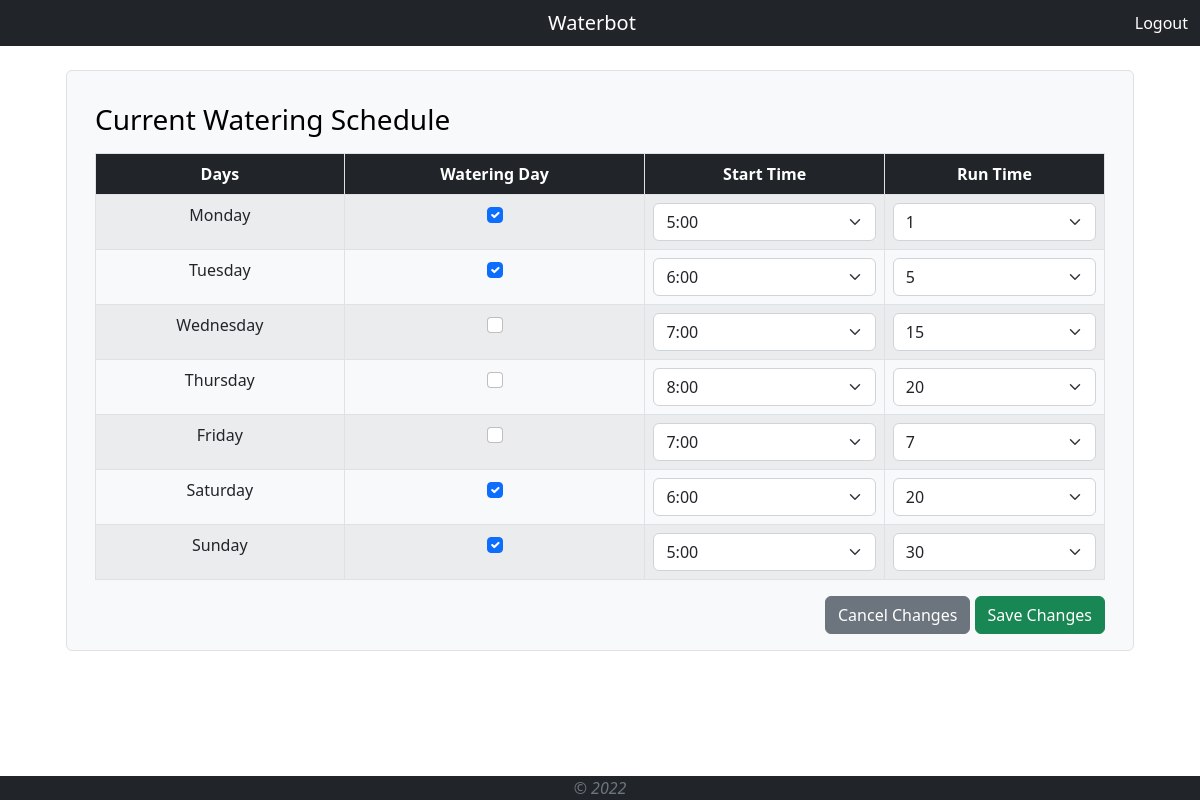
The page / (signed in) on the database its author committed.
### tables this page shows
CREATE TABLE schedule (id INTEGER PRIMARY KEY AUTOINCREMENT NOT NULL, day TEXT NOT NULL, active  TEXT NOT NULL, time DATETIME, runtime DATETIME);

### app.py (the view, shortened to what this page needs)
@app.route('/', methods=["GET", "POST"])
def index():
    conn = get_db_connection()
    schedule = conn.execute('SELECT * FROM schedule').fetchall()
    conn.close()
    return render_template('index.html', schedule = schedule, times=times, runtimes=runtimes)

### app.py (called while the page is built)
def get_db_connection():
    conn = sqlite3.connect('waterbot.db')
    conn.row_factory = sqlite3.Row
    return conn

### templates/index.html (shortened to what this page needs)
{% extends "template.html" %}
{% block content %}
<div class="container mt-3">
	<h3>Current Watering Schedule</h3>
	{% if session["user_id"] %}
	<form action="/" method="POST">
	<table class="table table-bordered table-striped table-hover text-center">
		<thead class="text-bg-dark"><tr>
			<th>
				Days
			</th>
			<th>
				Watering Day
			</th>
			<th>
				Start Time
			</th>
			<th>
				Run Time
			</th>
		</tr></thead>
		{% for day in schedule %}
		<tr>
			<td>
				{{ day['day'] }}
			</td>
			<td>
				{% if day['active'] == 'YES' %}
				<input class="form-check-input" type="checkbox" name="{{day['day']}}" checked>
				{% else %}
				<input class="form-check-input" type="checkbox" name="{{day['day']}}">
				{% endif %}
			</td>
			<td>
				<select class="form-select" name="time{{ day['day'] }}">
					{% for time in times %}
						{% if time==day['time'] %}
						<option value="{{ time }}" selected>{{ time }}</option>
						{% else %}
						<option value="{{ time }}" >{{ time }}</option>
						{% endif %}
					{% endfor %}
				</select>
			</td>
			<td>
				<select class="form-select" name="runtime{{ day['day'] }}">
					{% for runt in runtimes %}
						{% if runt==day['runtime'] %}
						<option value="{{ runt }}" selected>{{ runt }}</option>
						{% else %}
						<option value="{{ runt }}" >{{ runt }} </option>
						{% endif %}
					{% endfor %}
				</select>
			</td>
		</tr>
		{% endfor %}
		</table>
		<div class="text-end">
				<a class="btn btn-secondary" href="/">Cancel Changes</a>
				<button class="btn btn-success">Save Changes</button>
			</form>
		</div>
	{% endif %}
	</div>
</div>
{% endblock %}

### rows shown on the page
schedule: day "Monday", time+day "5:00", runtime+day "1"
schedule: day "Tuesday", time+day "6:00", runtime+day "5"
schedule: day "Wednesday", time+day "7:00", runtime+day "15"
schedule: day "Thursday", time+day "8:00", runtime+day "20"
schedule: day "Friday", time+day "7:00", runtime+day "7"
schedule: day "Saturday", time+day "6:00", runtime+day "20"
schedule: day "Sunday", time+day "5:00", runtime+day "30"
